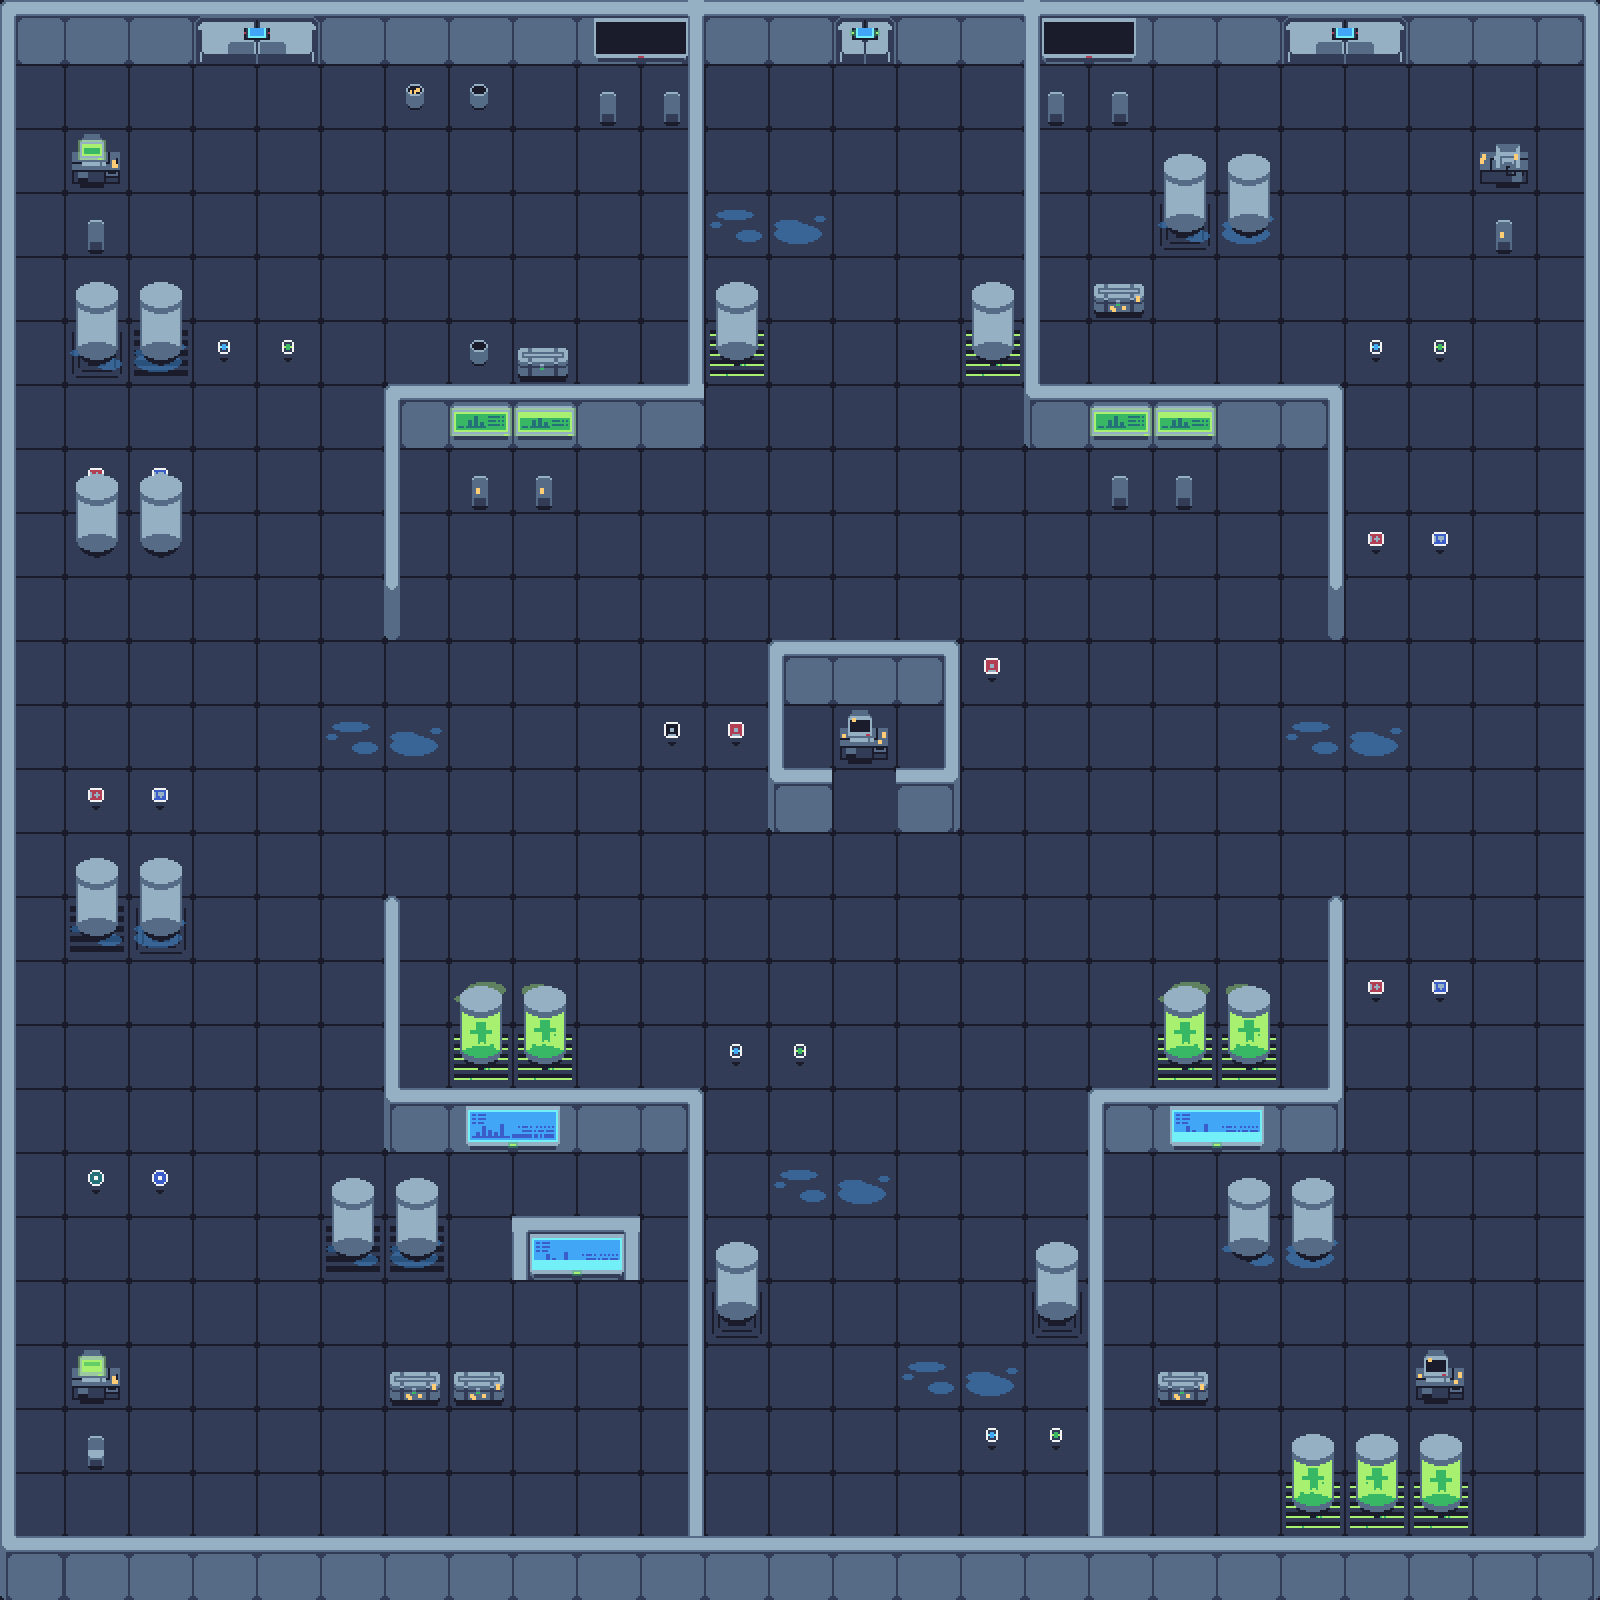

This game map was drawn from its Tiled (.tmx) file and the tilesets committed beside it. A one-line description and the full map source follow:
An orthogonal 25x25 tile map with 64x64 px tiles, 4 tile layers (Tile Layer 1, Tile Layer 2, Tile Layer 3, Tile Layer 4), 2 tilesets.

<map version="1.10" tiledversion="1.11.0" orientation="orthogonal" renderorder="right-down" width="25" height="25" tilewidth="64" tileheight="64" infinite="0" nextlayerid="5" nextobjectid="1">
 <tileset firstgid="1" source="../tile/tech tileset x64.tsx" />
 <tileset firstgid="852" source="../tile/props and items x2.tsx" />
 <layer id="1" name="Tile Layer 1" width="25" height="25">
  <data encoding="csv">
72,72,72,72,72,72,72,72,72,72,72,72,72,72,72,72,72,72,72,72,72,72,72,72,72,
72,72,72,72,72,72,72,72,72,72,72,72,72,72,72,72,72,72,72,72,72,72,72,72,72,
72,72,72,72,72,72,72,72,72,72,72,72,72,72,72,72,72,72,72,72,72,72,72,72,72,
72,72,72,72,72,72,72,72,72,72,72,72,72,72,72,72,72,72,107,72,72,72,72,72,72,
72,72,72,72,72,72,72,72,72,72,72,72,72,72,72,72,72,72,72,72,72,72,72,72,72,
72,107,70,72,72,72,72,72,72,72,72,74,72,72,72,74,72,72,72,72,72,72,72,72,72,
72,72,72,72,72,72,72,72,72,72,72,72,72,72,72,72,72,72,72,72,72,72,72,72,72,
72,72,72,72,72,72,72,72,72,72,72,72,72,72,72,72,72,72,72,72,72,72,72,72,72,
72,72,72,72,72,72,72,72,72,72,72,72,72,72,72,72,72,72,72,72,72,72,72,72,72,
72,72,72,72,72,72,72,72,72,72,72,72,72,72,72,72,72,72,72,72,72,72,72,72,72,
72,72,72,72,72,72,72,72,72,72,72,72,72,72,72,72,72,72,72,72,72,72,72,72,72,
72,72,72,72,72,72,72,72,72,72,72,72,72,72,72,72,72,72,72,72,72,72,72,72,72,
72,72,72,72,72,72,72,72,72,72,72,72,72,72,72,72,72,72,72,72,72,72,72,72,72,
72,72,72,72,72,72,72,72,72,72,72,72,72,72,72,72,72,72,72,72,72,72,72,72,72,
72,70,107,72,72,72,72,72,72,72,72,72,72,72,72,72,72,72,72,72,72,72,72,72,72,
72,72,72,72,72,72,72,72,72,72,72,72,72,72,72,72,72,72,72,72,72,72,72,72,72,
72,72,72,72,72,72,72,74,74,72,72,72,72,72,72,72,72,72,74,74,72,72,72,72,72,
72,72,72,72,72,72,72,72,72,72,72,72,72,72,72,72,72,72,72,72,72,72,72,72,72,
72,72,72,72,72,72,72,72,72,72,72,72,72,72,72,72,72,72,72,72,72,72,72,72,72,
72,72,72,72,72,70,70,72,72,72,72,72,72,72,72,72,72,72,72,72,72,72,72,72,72,
72,72,72,72,72,72,72,72,72,72,72,107,72,72,72,72,107,72,72,72,72,72,72,72,72,
72,72,72,72,72,72,72,72,72,72,72,72,72,72,72,72,72,72,72,72,72,72,72,72,72,
72,72,72,72,72,72,72,72,72,72,72,72,72,72,72,72,72,72,72,72,72,72,72,72,72,
72,72,72,72,72,72,72,72,72,72,72,72,72,72,72,72,72,72,72,72,74,74,74,72,72,
72,72,72,72,72,72,72,72,72,72,72,72,72,72,72,72,72,72,72,72,72,72,72,72,72
</data>
 </layer>
 <layer id="2" name="Tile Layer 2" width="25" height="25">
  <data encoding="csv">
0,0,0,0,0,0,0,0,0,0,0,0,0,0,0,0,0,0,0,0,0,0,0,0,0,
0,0,0,0,0,0,0,0,0,0,0,0,0,0,0,0,0,0,0,0,0,0,0,0,0,
0,0,0,0,0,0,0,0,0,0,0,0,0,0,0,0,0,0,0,0,0,0,0,0,0,
0,0,0,0,0,0,0,0,0,0,0,879,880,0,0,0,0,0,879,880,0,0,0,0,0,
0,0,0,0,0,0,0,0,0,0,0,0,0,0,0,0,0,0,0,0,0,0,0,0,0,
0,879,880,1004,1005,0,0,0,0,0,0,0,0,0,0,0,0,0,0,0,0,1004,1005,0,0,
0,0,0,0,0,0,0,0,0,0,0,0,0,0,0,0,0,0,0,0,0,0,0,0,0,
0,1002,1003,0,0,0,0,0,0,0,0,0,0,0,0,0,0,0,0,0,0,0,0,0,0,
0,0,0,0,0,0,0,0,0,0,0,0,0,0,0,0,0,0,0,0,0,1002,1003,0,0,
0,0,0,0,0,0,0,0,0,0,0,0,0,0,0,0,0,0,0,0,0,0,0,0,0,
0,0,0,0,0,0,0,0,0,0,0,0,0,0,1050,1051,0,0,0,0,0,0,0,0,0,
0,0,0,0,0,879,880,0,0,0,1050,1051,0,0,0,0,0,0,0,0,879,880,0,0,0,
0,1002,1003,0,0,0,0,0,0,0,0,0,0,0,0,0,0,0,0,0,0,0,0,0,0,
0,0,0,0,0,0,0,0,0,0,0,0,0,0,0,0,0,0,0,0,0,0,0,0,0,
0,879,880,0,0,0,0,0,0,0,0,0,0,0,0,0,0,0,0,0,0,0,0,0,0,
0,0,0,0,0,0,0,876,877,0,0,0,0,0,0,0,0,0,876,877,0,1002,1003,0,0,
0,0,0,0,0,0,0,0,0,0,0,1004,1005,0,0,0,0,0,0,0,0,0,0,0,0,
0,0,0,0,0,0,0,0,0,0,0,0,0,0,0,0,0,0,0,0,0,0,0,0,0,
0,1028,1029,0,0,0,0,0,0,0,0,0,879,880,0,0,0,0,0,0,0,0,0,0,0,
0,0,0,0,0,879,880,0,0,0,0,0,0,0,0,0,0,0,0,879,880,0,0,0,0,
0,0,0,0,0,0,0,0,0,0,0,0,0,0,0,0,0,0,0,0,0,0,0,0,0,
0,0,0,0,0,0,0,0,0,0,0,0,0,0,879,880,0,0,0,0,0,0,0,0,0,
0,0,0,0,0,0,0,0,0,0,0,0,0,0,0,1004,1005,0,0,0,0,0,0,0,0,
0,0,0,0,0,0,0,0,0,0,0,0,0,0,0,0,0,0,0,0,0,0,0,0,0,
0,0,0,0,0,0,0,0,0,0,0,0,0,0,0,0,0,0,0,0,0,0,0,0,0
</data>
 </layer>
 <layer id="3" name="Tile Layer 3" width="25" height="25">
  <data encoding="csv">
3,6,6,0,0,6,6,6,6,6,195,6,6,0,6,6,187,6,6,6,0,0,6,6,303,
298,0,0,0,0,0,0,0,0,0,306,0,0,0,0,0,76,0,0,0,0,0,0,0,306,
298,0,0,0,0,0,0,0,0,0,306,0,0,0,0,0,76,0,0,0,0,0,0,0,306,
298,0,0,0,0,0,0,0,0,0,306,0,0,0,0,0,76,0,0,0,0,0,0,0,306,
298,0,0,0,0,0,0,0,0,0,306,0,0,0,0,0,76,0,0,0,0,0,0,0,306,
298,0,0,0,0,0,0,0,0,0,306,0,0,0,0,0,76,0,0,0,0,0,0,0,306,
298,0,0,0,0,0,39,6,6,6,269,0,0,0,0,0,79,6,6,6,9,0,0,0,306,
298,0,0,0,0,0,298,0,0,0,0,0,0,0,0,0,0,0,0,0,306,0,0,0,306,
298,0,0,0,0,0,298,0,0,0,0,0,0,0,0,0,0,0,0,0,306,0,0,0,306,
298,0,0,0,0,0,113,0,0,0,0,0,0,0,0,0,0,0,0,0,121,0,0,0,306,
298,0,0,0,0,0,0,0,0,0,0,0,3,6,9,0,0,0,0,0,0,0,0,0,306,
298,0,0,0,0,0,0,0,0,0,0,0,76,0,84,0,0,0,0,0,0,0,0,0,306,
298,0,0,0,0,0,0,0,0,0,0,0,373,0,379,0,0,0,0,0,0,0,0,0,306,
298,0,0,0,0,0,0,0,0,0,0,0,0,0,0,0,0,0,0,0,0,0,0,0,306,
298,0,0,0,0,0,150,0,0,0,0,0,0,0,0,0,0,0,0,0,158,0,0,0,306,
298,0,0,0,0,0,298,0,0,0,0,0,0,0,0,0,0,0,0,0,306,0,0,0,306,
298,0,0,0,0,0,298,0,0,0,0,0,0,0,0,0,0,0,0,0,306,0,0,0,306,
298,0,0,0,0,0,373,6,6,6,303,0,0,0,0,0,0,301,6,6,343,0,0,0,306,
298,0,0,0,0,0,0,0,0,0,306,0,0,0,0,0,0,298,0,0,0,0,0,0,306,
298,0,0,0,0,0,0,0,5,7,306,0,0,0,0,0,0,298,0,0,0,0,0,0,306,
298,0,0,0,0,0,0,0,0,0,306,0,0,0,0,0,0,298,0,0,0,0,0,0,306,
298,0,0,0,0,0,0,0,0,0,306,0,0,0,0,0,0,298,0,0,0,0,0,0,306,
298,0,0,0,0,0,0,0,0,0,306,0,0,0,0,0,0,298,0,0,0,0,0,0,306,
298,0,0,0,0,0,0,0,0,0,306,0,0,0,0,0,0,298,0,0,0,0,0,0,306,
335,376,376,376,376,376,6,376,376,376,376,376,376,376,376,376,376,376,376,376,376,376,376,376,379
</data>
 </layer>
 <layer id="4" name="Tile Layer 4" width="25" height="25" locked="1">
  <data encoding="csv">
0,0,0,1240,1241,0,0,0,0,972,973,0,0,1357,0,0,972,973,0,0,1240,1241,0,0,0,
0,0,0,0,0,0,853,852,0,1031,1031,0,0,0,0,0,1031,1031,0,0,0,0,0,0,0,
0,901,0,0,0,0,0,0,0,0,0,0,0,0,0,0,0,0,1092,1092,0,0,0,907,0,
0,1031,0,0,0,0,0,0,0,0,0,0,0,0,0,0,0,0,1116,1116,0,0,0,1033,0,
0,1092,1092,0,0,0,0,0,0,0,0,1092,0,0,0,1092,0,1009,0,0,0,0,0,0,0,
0,1116,1116,0,0,0,0,852,1007,0,0,1116,0,0,0,1116,0,0,0,0,0,0,0,0,0,
0,0,0,0,0,0,0,859,860,0,0,0,0,0,0,0,0,859,860,0,0,0,0,0,0,
0,1092,1092,0,0,0,0,1033,1033,0,0,0,0,0,0,0,0,1031,1031,0,0,0,0,0,0,
0,1116,1116,0,0,0,0,0,0,0,0,0,0,0,0,0,0,0,0,0,0,0,0,0,0,
0,0,0,0,0,0,0,0,0,0,0,0,0,0,0,0,0,0,0,0,0,0,0,0,0,
0,0,0,0,0,0,0,0,0,0,0,0,0,0,0,0,0,0,0,0,0,0,0,0,0,
0,0,0,0,0,0,0,0,0,0,0,0,0,924,0,0,0,0,0,0,0,0,0,0,0,
0,0,0,0,0,0,0,0,0,0,0,0,0,0,0,0,0,0,0,0,0,0,0,0,0,
0,1092,1092,0,0,0,0,0,0,0,0,0,0,0,0,0,0,0,0,0,0,0,0,0,0,
0,1116,1116,0,0,0,0,0,0,0,0,0,0,0,0,0,0,0,0,0,0,0,0,0,0,
0,0,0,0,0,0,0,996,997,0,0,0,0,0,0,0,0,0,996,997,0,0,0,0,0,
0,0,0,0,0,0,0,1020,1021,0,0,0,0,0,0,0,0,0,1020,1021,0,0,0,0,0,
0,0,0,0,0,0,0,948,949,0,0,0,0,0,0,0,0,0,954,955,0,0,0,0,0,
0,0,0,0,0,1092,1092,0,0,0,0,0,0,0,0,0,0,0,0,1092,1092,0,0,0,0,
0,0,0,0,0,1116,1116,0,954,955,0,1092,0,0,0,0,1092,0,0,1116,1116,0,0,0,0,
0,0,0,0,0,0,0,0,0,0,0,1116,0,0,0,0,1116,0,0,0,0,0,0,0,0,
0,903,0,0,0,0,1009,1009,0,0,0,0,0,0,0,0,0,0,1009,0,0,0,924,0,0,
0,1032,0,0,0,0,0,0,0,0,0,0,0,0,0,0,0,0,0,0,997,998,999,0,0,
0,0,0,0,0,0,0,0,0,0,0,0,0,0,0,0,0,0,0,0,1021,1022,1023,0,0,
0,0,0,0,0,0,0,0,0,0,0,0,0,0,0,0,0,0,0,0,0,0,0,0,0
</data>
 </layer>
</map>
